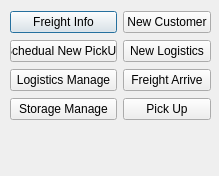
<?xml version="1.0" encoding="UTF-8"?>
<ui version="4.0">
 <class>ControlPannel</class>
 <widget class="QDialog" name="ControlPannel">
  <property name="geometry">
   <rect>
    <x>0</x>
    <y>0</y>
    <width>219</width>
    <height>176</height>
   </rect>
  </property>
  <property name="windowTitle">
   <string>Dialog</string>
  </property>
  <widget class="QWidget" name="layoutWidget">
   <property name="geometry">
    <rect>
     <x>10</x>
     <y>10</y>
     <width>201</width>
     <height>112</height>
    </rect>
   </property>
   <layout class="QGridLayout" name="gridLayout">
    <item row="0" column="0">
     <widget class="QPushButton" name="pushButton">
      <property name="text">
       <string>Freight Info</string>
      </property>
     </widget>
    </item>
    <item row="0" column="1">
     <widget class="QPushButton" name="pushButton_2">
      <property name="text">
       <string>New Customer</string>
      </property>
     </widget>
    </item>
    <item row="1" column="0">
     <widget class="QPushButton" name="pushButton_3">
      <property name="text">
       <string>Schedual New PickUp</string>
      </property>
     </widget>
    </item>
    <item row="1" column="1">
     <widget class="QPushButton" name="pushButton_4">
      <property name="text">
       <string>New Logistics</string>
      </property>
     </widget>
    </item>
    <item row="2" column="0">
     <widget class="QPushButton" name="pushButton_5">
      <property name="text">
       <string>Logistics Manage</string>
      </property>
     </widget>
    </item>
    <item row="2" column="1">
     <widget class="QPushButton" name="pushButton_6">
      <property name="text">
       <string>Freight Arrive</string>
      </property>
     </widget>
    </item>
    <item row="3" column="0">
     <widget class="QPushButton" name="pushButton_7">
      <property name="text">
       <string>Storage Manage</string>
      </property>
     </widget>
    </item>
    <item row="3" column="1">
     <widget class="QPushButton" name="pushButton_8">
      <property name="text">
       <string>Pick Up</string>
      </property>
     </widget>
    </item>
   </layout>
  </widget>
 </widget>
 <resources/>
 <connections/>
</ui>
